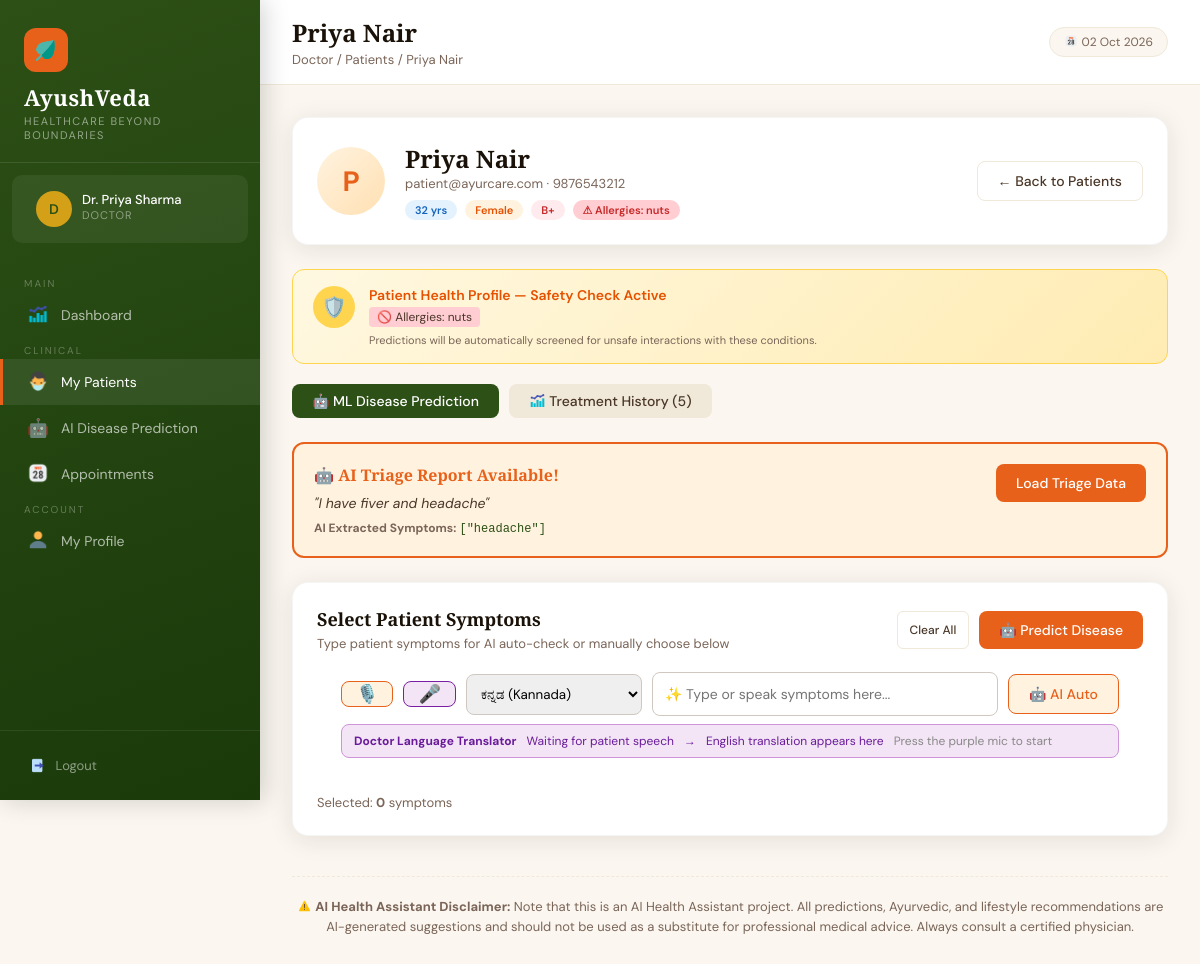
/doctor/patients/1 (signed in), run on the app's committed database.
### tables this page shows
CREATE TABLE doctors (
            id INTEGER PRIMARY KEY AUTOINCREMENT,
            name TEXT NOT NULL,
            email TEXT UNIQUE NOT NULL,
            password TEXT NOT NULL,
            phone TEXT,
            specialization TEXT,
            qualification TEXT,
            experience INTEGER DEFAULT 0,
            created_at TIMESTAMP DEFAULT CURRENT_TIMESTAMP
        );

CREATE TABLE patients (
            id INTEGER PRIMARY KEY AUTOINCREMENT,
            name TEXT NOT NULL,
            email TEXT UNIQUE NOT NULL,
            password TEXT NOT NULL,
            phone TEXT,
            age INTEGER,
            gender TEXT,
            blood_group TEXT,
            address TEXT,
            doctor_id INTEGER,
            created_at TIMESTAMP DEFAULT CURRENT_TIMESTAMP, preexisting_conditions TEXT, allergies TEXT, triage_raw_text TEXT, triage_symptoms TEXT, latitude REAL, longitude REAL, location_updated_at TIMESTAMP, share_location INTEGER DEFAULT 0,
            FOREIGN KEY (doctor_id) REFERENCES doctors(id)
        );

### app.py (the view)
@app.route('/doctor/patients/<int:id>')
@login_required('doctor')
def doctor_view_patient(id):
    conn = get_db()
    patient = conn.execute("SELECT * FROM patients WHERE id=?", (id,)).fetchone()
    prescriptions = conn.execute(
        "SELECT pr.*, d.name as doctor_name FROM prescriptions pr JOIN doctors d ON pr.doctor_id=d.id WHERE pr.patient_id=? ORDER BY pr.created_at DESC",
        (id,)
    ).fetchall()
    doctor = conn.execute("SELECT * FROM doctors WHERE id=?", (session['user_id'],)).fetchone()
    conn.close()
    return render_template('doctor/view_patient.html', patient=patient, prescriptions=prescriptions, symptoms_list=symptoms_list, doctor=doctor)

### app.py (called while the page is built)
@app.context_processor
def inject_now():
    return {'now': datetime.now().strftime('%d %b %Y')}

def get_db():
    conn = sqlite3.connect(DB_PATH)
    conn.row_factory = sqlite3.Row
    return conn

def login_required(role):
    def decorator(f):
        @wraps(f)
        def wrapper(*args, **kwargs):
            if session.get('role') != role:
                flash('Please login to continue.', 'error')
                return redirect(url_for(f'{role}_login'))
            return f(*args, **kwargs)
        return wrapper
    return decorator

### templates/doctor/view_patient.html (shortened to what this page needs)
{% extends 'base.html' %}
{% block page_title %}{{ patient.name }}{% endblock %}
{% block breadcrumb %}Doctor / Patients / {{ patient.name }}{% endblock %}
{% block nav %}
<span class="nav-section-label">Main</span>
<a href="/doctor/dashboard" class="nav-link"><span class="icon"><img src="/static/images/dashboard_icon.png" style="height:1.2em;width:1.2em;vertical-align:-0.2em;"></span> Dashboard</a>
<span class="nav-section-label">Clinical</span>
<a href="/doctor/patients" class="nav-link{% if not prediction_mode %} active{% endif %}"><span class="icon"><img src="/static/images/patients_icon.png" style="height:1.2em;width:1.2em;vertical-align:-0.2em;"></span> My Patients</a>
<a href="/doctor/predict{% if prediction_mode %}?patient_id={{ patient.id }}{% endif %}" class="nav-link{% if prediction_mode %} active{% endif %}"><span class="icon">🤖</span> AI Disease Prediction</a>
<a href="/doctor/appointments" class="nav-link"><span class="icon"><img src="/static/images/appointments_icon.png" style="height:1.2em;width:1.2em;vertical-align:-0.2em;"></span> Appointments</a>
<span class="nav-section-label">Account</span>
<a href="/doctor/profile" class="nav-link"><span class="icon"><img src="/static/images/profile_icon.png" style="height:1.2em;width:1.2em;vertical-align:-0.2em;"></span> My Profile</a>
{% endblock %}
{% block content %}
<div class="card" style="margin-bottom:24px">
    <div style="display:flex;align-items:center;justify-content:space-between;flex-wrap:wrap;gap:16px">
        <div style="display:flex;align-items:center;gap:20px">
            <div style="width:68px;height:68px;background:linear-gradient(135deg,#FFF3E0,#FFE0B2);border-radius:50%;display:flex;align-items:center;justify-content:center;font-size:28px;font-weight:700;color:#E8611A">
                {{ patient.name[0].upper() }}
            </div>
            <div>
                <h2 style="font-size:24px">{{ patient.name }}</h2>
                <p style="color:#7A6558;font-size:13px">{{ patient.email }} · {{ patient.phone or 'No phone' }}</p>
                <div style="display:flex;gap:8px;margin-top:8px;flex-wrap:wrap">
                    <span class="badge badge-blue">{{ patient.age or 'N/A' }} yrs</span>
                    <span class="badge badge-orange">{{ patient.gender or 'N/A' }}</span>
                    <span class="badge badge-red">{{ patient.blood_group or 'N/A' }}</span>
                    {% if patient.allergies %}
                    <span class="badge badge-red" style="background:#FFCDD2;color:#C62828">⚠ Allergies: {{ patient.allergies }}</span>
                    {% endif %}
                </div>
            </div>
        </div>
        <a href="/doctor/patients" class="btn btn-outline">← Back to Patients</a>
    </div>
</div>
{% if patient.preexisting_conditions or patient.allergies %}
<div class="health-profile-card">
    <div class="hp-icon">🛡️</div>
    <div style="flex:1">
        <div style="font-size:14px;font-weight:600;color:#E65100;margin-bottom:4px">Patient Health Profile — Safety Check Active</div>
        <div style="font-size:12px;color:#4A3728;line-height:1.6">
            {% if patient.allergies %}
            <span style="background:#FFCDD2;padding:2px 8px;border-radius:4px">🚫 Allergies: {{ patient.allergies }}</span>
            {% endif %}
        </div>
        <div style="font-size:11px;color:#7A6558;margin-top:6px">Predictions will be automatically screened for unsafe interactions with these conditions.</div>
    </div>
</div>
{% endif %}
<div style="display:flex;gap:10px;margin-bottom:24px">
    <button class="tab-btn{% if request.args.get('tab', 'predict') != 'history' %} active{% endif %}" onclick="showTab('predict',this)">🤖 ML Disease Prediction</button>
    <button class="tab-btn{% if request.args.get('tab') == 'history' %} active{% endif %}" onclick="showTab('history',this)"><img src="/static/images/dashboard_icon.png" style="height:1.2em;width:1.2em;vertical-align:-0.2em;"> Treatment History ({{ prescriptions|length }})</button>
</div>
<div id="tab_predict"{% if request.args.get('tab') == 'history' %} style="display:none"{% endif %}>
    {% if patient.triage_symptoms %}
    <div style="background:#FFF3E0;border:2px solid #E8611A;border-radius:12px;padding:20px;margin-bottom:24px;">
        <div style="display:flex;justify-content:space-between;align-items:flex-start">
            <div>
                <h4 style="margin:0;color:#E8611A;font-size:16px;display:flex;align-items:center;gap:6px">🤖 AI Triage Report Available!</h4>
                <p style="margin:8px 0;font-size:14px;color:#4A3728;font-style:italic;">"{{ patient.triage_raw_text }}"</p>
                <div style="font-size:12px;color:#7A6558">
                    <strong>AI Extracted Symptoms:</strong>
                    <span style="font-family:monospace;color:#2D5016">{{ patient.triage_symptoms }}</span>
                </div>
            </div>
            <button class="btn btn-primary" onclick="loadTriageData()" style="background:#E8611A;border-color:#E8611A;box-shadow:none">Load Triage Data</button>
        </div>
    </div>
    {% endif %}
    <div class="card" style="margin-bottom:20px">
        <div class="card-header">
            <div>
                <h3 class="card-title">Select Patient Symptoms</h3>
                <p style="font-size:13px;color:#7A6558;margin-top:4px">Type patient symptoms for AI auto-check or manually choose below</p>
            </div>
            <div style="display:flex;gap:10px">
                <button onclick="clearSymptoms()" class="btn btn-outline btn-sm">Clear All</button>
                <button onclick="predictDisease()" class="btn btn-primary" id="predict_btn">🤖 Predict Disease</button>
            </div>
        </div>
        <div style="margin-bottom:8px;display:flex;gap:10px;padding:0 24px;flex-wrap:wrap;align-items:center;">
            <button type="button" onclick="startDictation()" class="btn btn-outline" id="voice_btn" style="border-color:#E8611A;color:#E8611A;background:#FFF3E0;font-size:18px;padding:0 14px;" title="Dictate Symptoms">🎙️</button>
            <button type="button" onclick="toggleDoctorTranslation()" id="trans_record_btn" class="btn btn-outline" style="border-color:#7B1FA2;color:#7B1FA2;background:#F3E5F5;font-size:18px;padding:0 14px;" title="Doctor Language Translator">🎤</button>
            <select id="trans_lang" aria-label="Doctor language translator language" style="padding:10px;border:1px solid #D0C8C0;border-radius:8px;min-width:160px;font-family:'DM Sans';">
                <option value="kn">ಕನ್ನಡ (Kannada)</option>
            </select>
            <input type="text" id="ai_symptom_input" placeholder="✨ Type or speak symptoms here..." style="flex:1;padding:12px;border:1px solid #D0C8C0;border-radius:8px;font-family:'DM Sans';font-size:14px">
            <button type="button" onclick="extractSymptoms()" class="btn btn-outline" id="ai_extract_btn" style="border-color:#E8611A;color:#E8611A;background:#FFF3E0">🤖 AI Auto</button>
        </div>
        <div style="margin:0 24px 20px;padding:8px 12px;background:#F3E5F5;border:1px solid #CE93D8;border-radius:8px;font-size:12px;color:#6A1B9A;display:flex;gap:10px;align-items:center;flex-wrap:wrap;">
            <strong>Doctor Language Translator</strong>
            <span id="trans_source">Waiting for patient speech</span>
            <span aria-hidden="true">→</span>
            <span id="trans_result">English translation appears here</span>
            <span id="trans_status" style="color:#888;">Press the purple mic to start</span>
        </div>
        <div style="margin-top:16px;font-size:13px;color:#7A6558">
            Selected: <strong id="selected_count">0</strong> symptoms
        </div>
    </div>
</div>
{% endblock %}

### templates/base.html (shortened to what this page needs)
<!DOCTYPE html>
<html lang="en">
<head>
</head>
<body>
    {% block body %}
    <div class="sidebar">
        <div class="sidebar-brand">
            <div class="logo-icon"><img src="/static/images/logo_icon.png"
                    style="height:1.2em;width:1.2em;vertical-align:-0.2em;"></div>
            <h2>AyushVeda</h2>
            <p>Healthcare Beyond Boundaries</p>
        </div>
        {% if session.user_name %}
        <div class="sidebar-user">
            <div class="avatar">{{ session.user_name[0].upper() }}</div>
            <div class="user-info">
                <div class="user-name">{{ session.user_name }}</div>
                <div class="user-role">{{ session.role|capitalize }}</div>
            </div>
        </div>
        {% endif %}
        <nav class="sidebar-nav">
            {% block nav %}{% endblock %}
        </nav>
        <div class="sidebar-footer">
            <a href="/logout" class="logout-btn"><img src="/static/images/logout_icon.png"
                    style="height:1.2em;width:1.2em;vertical-align:-0.2em;"> Logout</a>
        </div>
    </div>
    <div class="main">
        <div class="topbar">
            <div>
                <h1>{% block page_title %}Dashboard{% endblock %}</h1>
                <div class="breadcrumb">{% block breadcrumb %}Home{% endblock %}</div>
            </div>
            <div class="topbar-right">
                <span class="date-badge"><img src="/static/images/appointments_icon.png"
                        style="height:1.2em;width:1.2em;vertical-align:-0.2em;"> {{ now }}</span>
            </div>
        </div>
        <div class="content">
            {% block content %}{% endblock %}
            <div class="content-footer"
                style="margin-top: 40px; padding-top: 20px; border-top: 1px dashed var(--cream-dark); text-align: center; font-size: 13px; color: var(--text-light); line-height: 1.5;">
                <strong><img src="/static/images/warning_icon.png"
                        style="height:1.2em;width:1.2em;vertical-align:-0.2em;"> AI Health Assistant
                    Disclaimer:</strong> Note that this is an AI Health Assistant project. All predictions, Ayurvedic,
                and lifestyle recommendations are AI-generated suggestions and should not be used as a substitute for
                professional medical advice. Always consult a certified physician.
            </div>
        </div>
    </div>
    {% endblock %}
</body>
</html>

### templates/doctor/view_patient.html (style rules this page uses)
.tab-btn { padding: 8px 20px; border: none; border-radius: 8px; cursor: pointer; font-family: 'DM Sans'; font-size: 14px; font-weight: 500; transition: all 0.2s; background: #F0E8D8; color: #4A3728; }
.tab-btn.active { background: #2D5016; color: #fff; }
.health-profile-card { background: linear-gradient(135deg, #FFF8E1, #FFECB3); border: 1.5px solid #FFD54F; border-radius: 12px; padding: 16px 20px; margin-bottom: 20px; display: flex; align-items: flex-start; gap: 14px; }
.health-profile-card .hp-icon { width: 42px; height: 42px; border-radius: 50%; background: #FFD54F; display: flex; align-items: center; justify-content: center; font-size: 20px; flex-shrink: 0; }

### data on the page
doctors: user_name "Dr. Priya Sharma"
patients: name "Priya Nair", name "P", email "patient@ayurcare.com", phone "9876543212", age "32", gender "Female", blood_group "B+", allergies "nuts", triage_raw_text "I have fiver and headache", triage_symptoms "[\"headache\"]"

### other printed values
{{ session.user_name[0].upper() }} "D"
{{ session.role|capitalize }} "DOCTOR"
{{ prescriptions|length }} "5"
